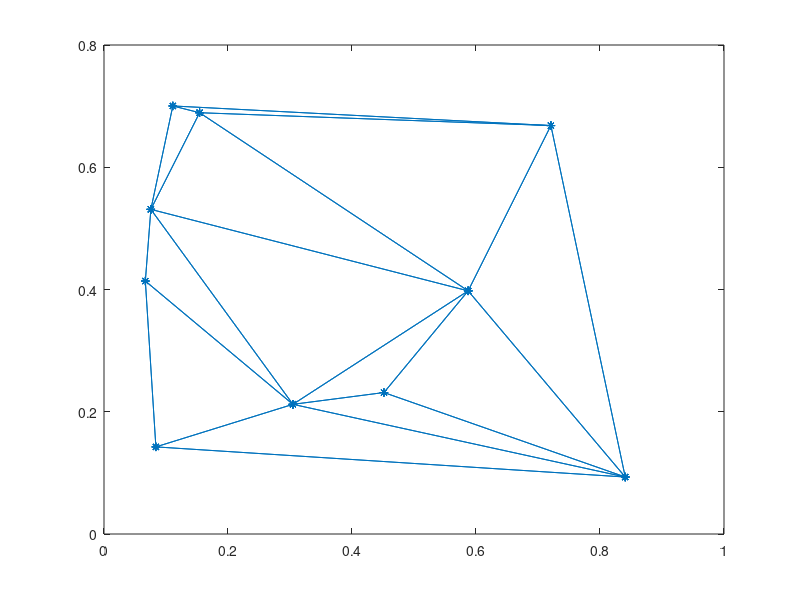

The MATLAB script that drew this image:
clc; clear all;
numNodes = 10;
totalPop = 100;
nodePos = rand(numNodes,2);
%approx distro of population
pops = rand(numNodes,1);
pops = int8((pops/sum(pops))*100);
pops = double(pops);
nodes = struct('pop', {}, ...
               'dest',       {}, ...
               'pos',        {});  
for i= 1:numNodes
    nodes(i).pop = pops(i);
    nodes(i).dest = double(int8(rand(pops(i),1)*100)/10)+1;
    nodes(i).pos = nodePos(1,:);
end

%A 2-D Delaunay triangulation ensures that the circumcircle
%associated with each triangle contains no other point in its interior. 
%tri gives the adjacency matrix for each triangle
tri = delaunay(nodePos(:,1),nodePos(:,2));


elem = ones(3)-eye(3);
for i = 1:length(tri),
A(tri(i,:),tri(i,:)) = elem;
end
A = double(A > 0);
gplot(A,nodePos,'-*')
